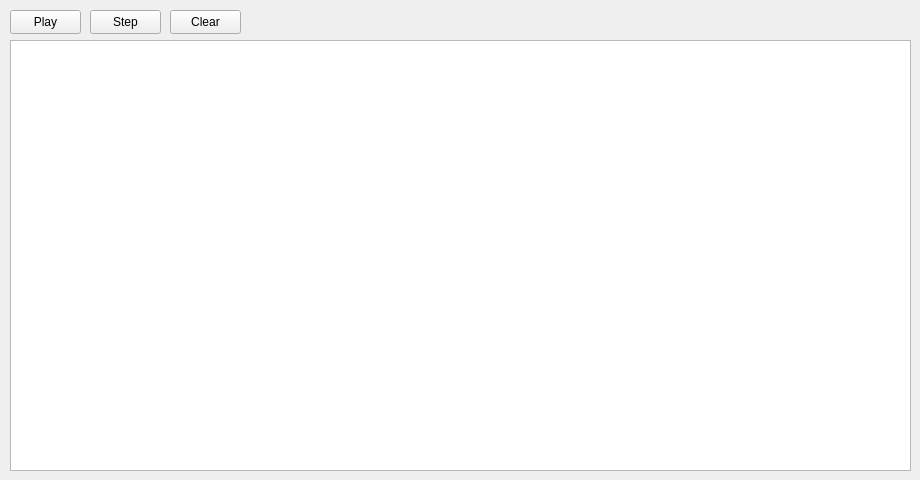
    <widget class="QWidget" name="tab_4">
     <attribute name="title">
      <string>Player</string>
     </attribute>
     <widget class="QTableView" name="tblPlayer">
      <property name="geometry">
       <rect>
        <x>10</x>
        <y>40</y>
        <width>901</width>
        <height>431</height>
       </rect>
      </property>
      <property name="selectionMode">
       <enum>QAbstractItemView::SingleSelection</enum>
      </property>
      <property name="selectionBehavior">
       <enum>QAbstractItemView::SelectRows</enum>
      </property>
     </widget>
     <widget class="QPushButton" name="btnPlay">
      <property name="geometry">
       <rect>
        <x>10</x>
        <y>10</y>
        <width>71</width>
        <height>24</height>
       </rect>
      </property>
      <property name="toolTip">
       <string>Play all</string>
      </property>
      <property name="text">
       <string>Play</string>
      </property>
     </widget>
     <widget class="QPushButton" name="btnNext">
      <property name="geometry">
       <rect>
        <x>90</x>
        <y>10</y>
        <width>71</width>
        <height>24</height>
       </rect>
      </property>
      <property name="toolTip">
       <string>Play one step</string>
      </property>
      <property name="text">
       <string>Step</string>
      </property>
     </widget>
     <widget class="QPushButton" name="btnPlayerClear">
      <property name="geometry">
       <rect>
        <x>170</x>
        <y>10</y>
        <width>71</width>
        <height>24</height>
       </rect>
      </property>
      <property name="toolTip">
       <string>Clear dump</string>
      </property>
      <property name="text">
       <string>Clear</string>
      </property>
     </widget>
    </widget>
